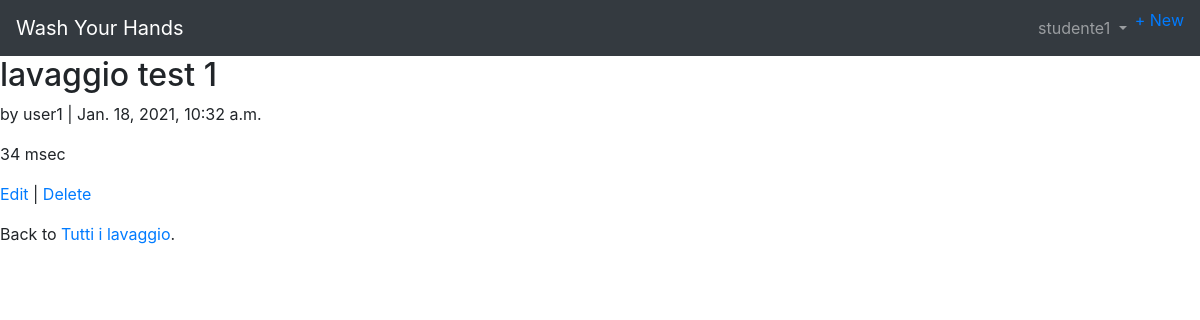
/lavaggi/1/ (signed in), run on the app's committed database.
### users/models.py (models this page shows)
class CustomUser(AbstractUser):
    age = models.PositiveIntegerField(null=True, blank=True)

### lavaggi/models.py (models this page shows, shortened)
class Lavaggio(models.Model):
    numero = models.CharField(max_length=255)
    kpi = models.TextField()
    esito = models.CharField(max_length=255)
    date = models.DateTimeField(auto_now_add=True)
    utente = models.ForeignKey(
        get_user_model(),
        on_delete=models.CASCADE,
    )

### lavaggi/views.py (the view)
class LavaggioDetailView(DetailView): # new
    model = Lavaggio
    template_name = 'lavaggio_detail.html'
    login_url = 'login'

### templates/lavaggio_detail.html
{% extends 'base.html' %}
{% block content %}
  <div class="article-entry">
    <h2>{{ object.numero }}</h2>
    <p>by {{ object.utente }} | {{ object.date }}</p>
    <p>{{ object.kpi }}</p>
  </div>
  <p><a href="{% url 'lavaggio_edit' lavaggio.pk %}">Edit</a> |
    <a href="{% url 'lavaggio_delete' lavaggio.pk %}">Delete</a></p>
  <p>Back to <a href="{% url 'lavaggio_list' %}">Tutti i lavaggio</a>.</p>
{% endblock content %}

### templates/base.html (shortened to what this page needs)
<!DOCTYPE html>
<html>
<head>
  <link rel="stylesheet" href="https://stackpath.bootstrapcdn.com/bootstrap/4.5.0/css/bootstrap.min.css">
</head>
<body>
  <nav class="navbar navbar-expand-lg navbar-dark bg-dark">
    <a class="navbar-brand" href="{% url 'home' %}">Wash Your Hands</a>
    <div class="collapse navbar-collapse" id="navbarSupportedContent">
      {% if user.is_authenticated %}
        <ul class="navbar-nav ml-auto">
          <li class="nav-item">
            <a class="nav-link dropdown-toggle" href="#" id="navbarDropdown" role="button" data-toggle="dropdown" aria-haspopup="true" aria-expanded="false">
              {{ user.username }}
            </a>
          </li>
          <li class="nav-item"><a href="{% url 'lavaggio_new' %}">+ New</a></li>
        </ul>
      {% endif %}
    </div>
  </nav>
  <main>
      {% block content %}
      {% endblock content %}
  </main>
</body>
</html>

### data on the page
CustomUser: username "studente1"
Lavaggio: numero "lavaggio test 1", utente "user1", date "Jan. 18, 2021, 10:32 a.m.", kpi "34 msec"
